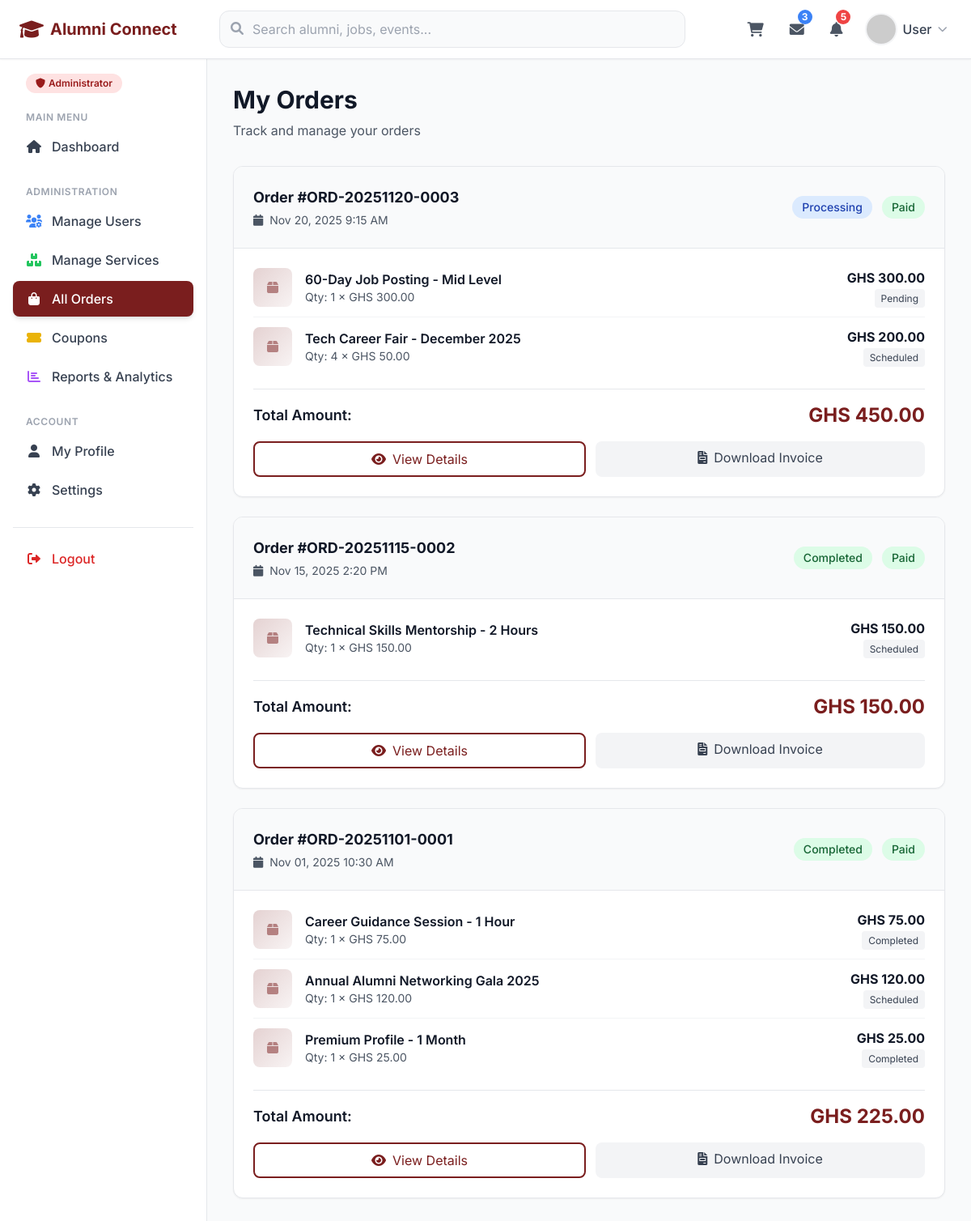
Screenshot of /views/orders.php (signed in) with the database file from the repository.
### tables this page shows
CREATE TABLE `orders` (
  `order_id` int(11) NOT NULL,
  `order_number` varchar(50) NOT NULL,
  `user_id` int(11) NOT NULL,
  `total_amount` decimal(10,2) NOT NULL,
  `discount_amount` decimal(10,2) DEFAULT 0.00,
  `coupon_id` int(11) DEFAULT NULL,
  `coupon_code` varchar(50) DEFAULT NULL,
  `tax_amount` decimal(10,2) DEFAULT 0.00,
  `final_amount` decimal(10,2) NOT NULL,
  `order_status` enum('pending','processing','completed','cancelled','refunded') NOT NULL DEFAULT 'pending',
  `payment_status` enum('pending','paid','failed','refunded') NOT NULL DEFAULT 'pending',
  `payment_method` varchar(50) DEFAULT NULL,
  `payment_reference` varchar(100) DEFAULT NULL,
  `billing_name` varchar(200) DEFAULT NULL,
  `billing_email` varchar(150) DEFAULT NULL,
  `billing_phone` varchar(20) DEFAULT NULL,
  `notes` text DEFAULT NULL,
  `date_created` timestamp NOT NULL DEFAULT current_timestamp(),
  `date_updated` timestamp NULL DEFAULT NULL ON UPDATE current_timestamp()
);

CREATE TABLE `order_items` (
  `order_item_id` int(11) NOT NULL,
  `order_id` int(11) NOT NULL,
  `service_id` int(11) NOT NULL,
  `service_name` varchar(200) NOT NULL COMMENT 'Stored for historical record',
  `quantity` int(11) NOT NULL DEFAULT 1,
  `unit_price` decimal(10,2) NOT NULL,
  `total_price` decimal(10,2) NOT NULL,
  `selected_date` date DEFAULT NULL,
  `selected_time` time DEFAULT NULL,
  `special_requests` text DEFAULT NULL,
  `fulfillment_status` enum('pending','scheduled','completed','cancelled') DEFAULT 'pending',
  `date_created` timestamp NOT NULL DEFAULT current_timestamp()
);

### classes/cart_class.php (called while the page is built, shortened)
<?php
require_once(dirname(__FILE__).'/../settings/db_class.php');
class Cart extends db_connection {
    public function getCartCount($user_id) {
        $user_id = intval($user_id);
        $sql = "SELECT SUM(quantity) as total FROM cart WHERE user_id = $user_id";
        $result = $this->db_fetch_one($sql);
        return $result ? intval($result['total']) : 0;
    }
}
?>

### classes/order_class.php (called while the page is built, shortened)
<?php
require_once(dirname(__FILE__).'/../settings/db_class.php');
class Order extends db_connection {
    public function getOrderItems($order_id) {
        $order_id = intval($order_id);
        $sql = "SELECT * FROM order_items WHERE order_id = $order_id ORDER BY order_item_id";
        return $this->db_fetch_all($sql);
    }
    public function getUserOrders($user_id, $status = null) {
        $user_id = intval($user_id);
        $sql = "SELECT * FROM orders WHERE user_id = $user_id";
        $sql .= " ORDER BY date_created DESC";
        return $this->db_fetch_all($sql);
    }
}
?>

### settings/db_class.php (called while the page is built, shortened)
<?php
if (!class_exists('db_connection')) {
    class db_connection
    {
        public $db = null;
        public $results = null;
        function db_connect()
        {
            $this->db = mysqli_connect(SERVER, USERNAME, PASSWD, DATABASE);
            if (mysqli_connect_errno()) {
                return false;
            } else {
                return true;
            }
        }
        function db_query($sqlQuery)
        {
            $this->results = mysqli_query($this->db, $sqlQuery);
            if ($this->results == false) {
                return false;
            } else {
                return true;
            }
        }
        function db_fetch_all($sql)
        {
            if (!$this->db_query($sql)) {
                return false;
            }
            return mysqli_fetch_all($this->results, MYSQLI_ASSOC);
        }
    }
}

### views/orders.php (the view, shortened to what this page needs)
<?php
require_once(dirname(__FILE__).'/../classes/order_class.php');
require_once(dirname(__FILE__).'/../classes/cart_class.php');
$order = new Order();
$orders = $order->getUserOrders($user_id);
?>
<!DOCTYPE html>
<html lang="en">
<head>
    <script src="https://cdn.tailwindcss.com"></script>
    <link rel="stylesheet" href="https://cdnjs.cloudflare.com/ajax/libs/font-awesome/6.0.0/css/all.min.css">
</head>
<body class="bg-gray-50">
    <?php include 'includes/navbar.php'; ?>
    <div class="flex">
        <?php include 'includes/sidebar.php'; ?>
        <main class="flex-1 p-6 lg:p-8">
            <div class="mb-8">
                <h1 class="text-3xl font-bold text-gray-900 mb-2">My Orders</h1>
                <p class="text-gray-600">Track and manage your orders</p>
            </div>
            <?php if ($orders && count($orders) > 0): ?>
                <div class="space-y-6">
                    <?php foreach ($orders as $order_item):
                        $order_items = $order->getOrderItems($order_item['order_id']);
                        $status_colors = [
                            'pending' => 'bg-yellow-100 text-yellow-800',
                            'processing' => 'bg-blue-100 text-blue-800',
                            'completed' => 'bg-green-100 text-green-800',
                            'cancelled' => 'bg-red-100 text-red-800'
                        ];
                        $payment_colors = [
                            'pending' => 'bg-gray-100 text-gray-800',
                            'paid' => 'bg-green-100 text-green-800',
                            'failed' => 'bg-red-100 text-red-800'
                        ];
                    ?>
                        <div class="bg-white rounded-xl shadow-sm border border-gray-200 overflow-hidden">
                            <div class="bg-gray-50 p-6 border-b border-gray-200">
                                <div class="flex flex-wrap items-center justify-between gap-4">
                                    <div>
                                        <h3 class="text-lg font-bold text-gray-900 mb-1">
                                            Order #<?php echo htmlspecialchars($order_item['order_number']); ?>
                                        </h3>
                                        <p class="text-sm text-gray-600">
                                            <i class="fas fa-calendar mr-1"></i>
                                            <?php echo date('M d, Y g:i A', strtotime($order_item['date_created'])); ?>
                                        </p>
                                    </div>
                                    <div class="flex items-center gap-3">
                                        <span class="px-3 py-1 text-sm font-medium rounded-full <?php echo $status_colors[$order_item['order_status']]; ?>">
                                            <?php echo ucfirst($order_item['order_status']); ?>
                                        </span>
                                        <span class="px-3 py-1 text-sm font-medium rounded-full <?php echo $payment_colors[$order_item['payment_status']]; ?>">
                                            <?php echo ucfirst($order_item['payment_status']); ?>
                                        </span>
                                    </div>
                                </div>
                            </div>
                            <div class="p-6">
                                <div class="space-y-3 mb-4">
                                    <?php foreach ($order_items as $item): ?>
                                        <div class="flex items-center gap-4 pb-3 border-b border-gray-100 last:border-0">
                                            <div class="w-12 h-12 bg-gradient-to-br from-primary/20 to-primary/5 rounded-lg flex items-center justify-center flex-shrink-0">
                                                <i class="fas fa-box text-primary/50"></i>
                                            </div>
                                            <div class="flex-1">
                                                <h4 class="font-semibold text-gray-900">
                                                    <?php echo htmlspecialchars($item['service_name']); ?>
                                                </h4>
                                                <p class="text-sm text-gray-600">Qty: <?php echo $item['quantity']; ?> × GHS <?php echo number_format($item['unit_price'], 2); ?></p>
                                            </div>
                                            <div class="text-right">
                                                <p class="font-bold text-gray-900">GHS <?php echo number_format($item['total_price'], 2); ?></p>
                                                <span class="text-xs px-2 py-1 rounded bg-gray-100 text-gray-700">
                                                    <?php echo ucfirst($item['fulfillment_status']); ?>
                                                </span>
                                            </div>
                                        </div>
                                    <?php endforeach; ?>
                                </div>
                                <div class="flex justify-between items-center pt-4 border-t border-gray-200">
                                    <span class="text-lg font-semibold text-gray-900">Total Amount:</span>
                                    <span class="text-2xl font-bold text-primary">GHS <?php echo number_format($order_item['final_amount'], 2); ?></span>
                                </div>
                                <div class="flex gap-3 mt-4">
                                    <a href="order_details.php?order=<?php echo $order_item['order_number']; ?>"
                                       class="flex-1 px-4 py-2 text-center border-2 border-primary text-primary rounded-lg hover:bg-primary hover:text-white transition-colors">
                                        <i class="fas fa-eye mr-2"></i>View Details
                                    </a>
                                    <?php if ($order_item['payment_status'] === 'paid'): ?>
                                        <a href="invoice.php?order=<?php echo $order_item['order_number']; ?>"
                                           class="flex-1 px-4 py-2 text-center bg-gray-100 text-gray-700 rounded-lg hover:bg-gray-200 transition-colors">
                                            <i class="fas fa-file-invoice mr-2"></i>Download Invoice
                                        </a>
                                    <?php endif; ?>
                                </div>
                            </div>
                        </div>
                    <?php endforeach; ?>
                </div>
            <?php endif; ?>
        </main>
    </div>
</body>
</html>

### views/orders.php (style rules this page uses)
body { font-family: 'Inter', sans-serif; }

### rows the page displays
orders: order_number "ORD-20251120-0003", date_created "Nov 20, 2025 9:15 AM", order_status "Processing", payment_status "Paid", final_amount "450.00"
order_items: service_name "60-Day Job Posting - Mid Level", quantity "1", unit_price "300.00", total_price "300.00", fulfillment_status "Pending"
order_items: service_name "Tech Career Fair - December 2025", quantity "4", unit_price "50.00", total_price "200.00", fulfillment_status "Scheduled"
orders: order_number "ORD-20251115-0002", date_created "Nov 15, 2025 2:20 PM", order_status "Completed", payment_status "Paid", final_amount "150.00"
order_items: service_name "Technical Skills Mentorship - 2 Hours", quantity "1", unit_price "150.00", total_price "150.00", fulfillment_status "Scheduled"
orders: order_number "ORD-20251101-0001", date_created "Nov 01, 2025 10:30 AM", order_status "Completed", payment_status "Paid", final_amount "225.00"
order_items: service_name "Career Guidance Session - 1 Hour", quantity "1", unit_price "75.00", total_price "75.00", fulfillment_status "Completed"
order_items: service_name "Annual Alumni Networking Gala 2025", quantity "1", unit_price "120.00", total_price "120.00", fulfillment_status "Scheduled"
order_items: service_name "Premium Profile - 1 Month", quantity "1", unit_price "25.00", total_price "25.00", fulfillment_status "Completed"

### other values shown
$user_name "User"
